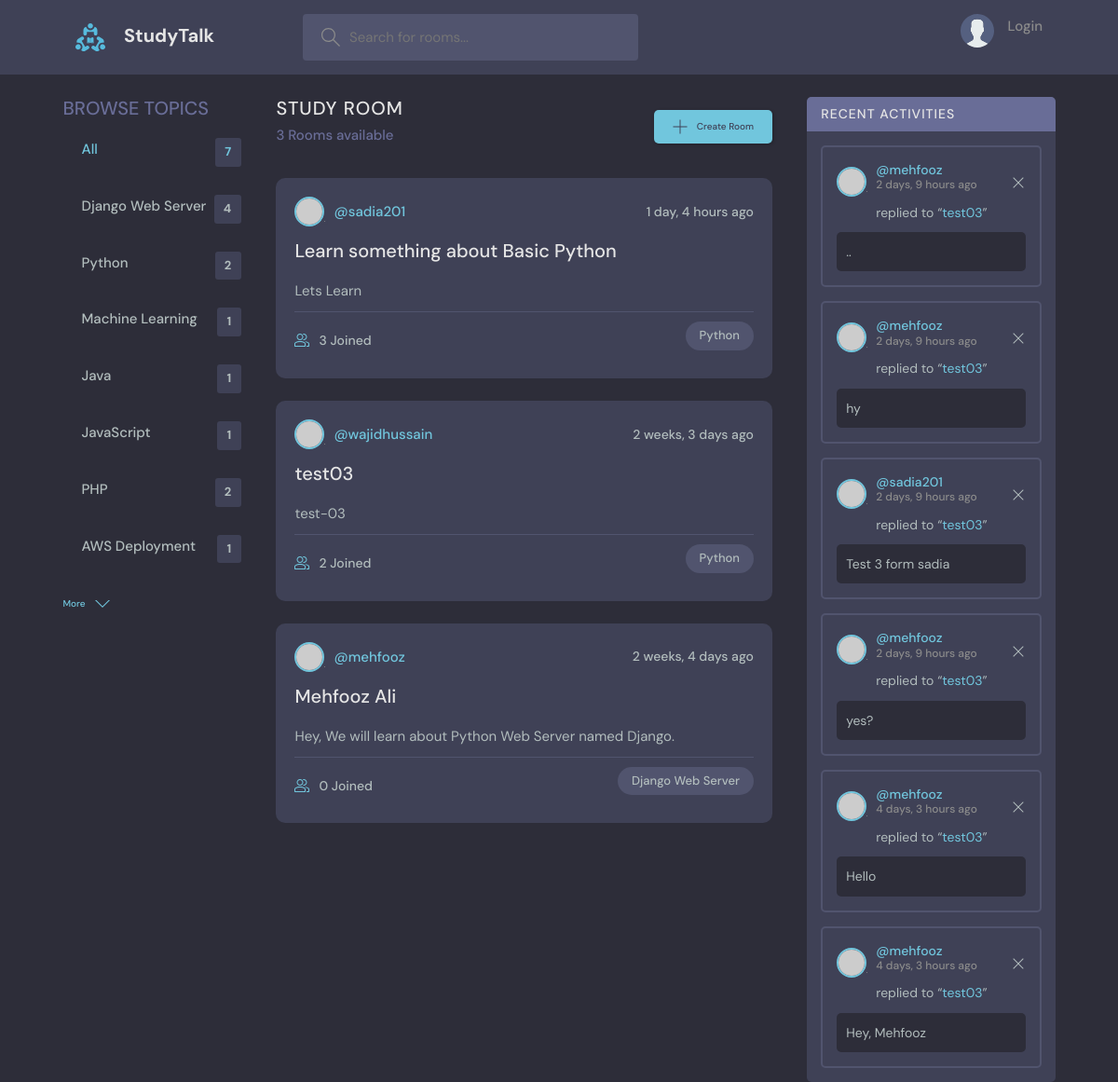
Page /?q=Python on the committed database.
### base/models.py (models this page shows, shortened)
class Topic(models.Model):
    name = models.CharField(max_length=200)

class Room(models.Model):
    host = models.ForeignKey(User, on_delete=models.SET_NULL, null=True)
    topic = models.ForeignKey(Topic, on_delete=models.SET_NULL, null=True)
    name = models.CharField(max_length=200)
    description = models.TextField(null=True, blank=True)
    participants = models.ManyToManyField(User, related_name='participants', blank=True)
    updated = models.DateTimeField(auto_now=True)
    created = models.DateTimeField(auto_now_add=True)
    class Meta:
        ordering = ['-updated', '-created']
    def __str__(self):
        return str(self.name)

class Message(models.Model):
    user = models.ForeignKey(User, on_delete=models.CASCADE)
    room = models.ForeignKey(Room, on_delete=models.CASCADE)
    body = models.TextField()
    updated = models.DateTimeField(auto_now=True)
    created = models.DateTimeField(auto_now_add=True)
    class Meta:
        ordering = ['-updated', '-created']

### base/views.py (the view)
# urls.py: path('', views.home, name='home'),
def home(request):
    q = request.GET.get('q') if request.GET.get('q') != None else 'S'
    rooms = Room.objects.filter(
        Q(topic__name__icontains=q) |
        Q(name__icontains=q) |
        Q(description__icontains=q)
        )
    topics = Topic.objects.all()
    room_count = rooms.count()
    room_messages = Message.objects.filter(Q(room__topic__name__icontains=q) )
    context = {'rooms':rooms,
               'topics':topics,
               'room_count':room_count,
               'room_messages':room_messages
               }
    return render(request, 'base/home.html', context)

### base/templates/base/home.html (shortened to what this page needs)
{% extends 'base/main.html' %}
{% block content %}
<main class="layout layout--3">
    <div class="container">
      {% include "base/topic_components.html" %}
      <div class="roomList">
        <div class="roomList__header">
          <div>
            <h2>Study Room</h2>
            <p>{{room_count}} Rooms available</p>
          </div>
          <a class="btn btn--main" href="{% url 'create-room' %}">
            <svg version="1.1" xmlns="http://www.w3.org/2000/svg" width="32" height="32" viewBox="0 0 32 32">
              <title>add</title>
              <path
                d="M16.943 0.943h-1.885v14.115h-14.115v1.885h14.115v14.115h1.885v-14.115h14.115v-1.885h-14.115v-14.115z"
              ></path>
            </svg>
            Create Room
          </a>
        </div>
        {% include "base/feed_components.html" %}
      </div>
      {% include "base/activity_components.html" %}
    </div>
  </main>
{% endblock content %}

### base/templates/base/topic_components.html
<div class="topics">
  <div class="topics__header">
    <h2>Browse Topics</h2>
  </div>
  <ul class="topics__list">
    <li>
      <a href="{% url 'home' %}" class="active">All <span>{{topics.count}}</span></a>
    </li>
    {% for topic in topics %}
      <li>
        <a href="{% url 'home' %}?q={{topic.name}}">{{topic.name}} <span>{{topic.room_set.all.count}}</span></a>
      </li>
    {% endfor %}
  </ul>
  <a class="btn btn--link" href="topics.html">
    More
    <svg version="1.1" xmlns="http://www.w3.org/2000/svg" width="32" height="32" viewBox="0 0 32 32">
      <title>chevron-down</title>
      <path d="M16 21l-13-13h-3l16 16 16-16h-3l-13 13z"></path>
    </svg>
  </a>
</div>

### base/templates/base/feed_components.html (shortened to what this page needs)
{% load static %}
{% for room in rooms %}
    <div class="roomListRoom">
        <div class="roomListRoom__header">
        <a href="{% url 'user-profile' room.host.id %}" class="roomListRoom__author">
            <div class="avatar avatar--small">
            <img src="https://randomuser.me/api/portraits/women/11.jpg" />
            </div>
            <span>@{{room.host.username}}</span>
        </a>
        <div class="roomListRoom__actions">
            <span>{{room.created|timesince}} ago</span>
        </div>
        </div>
        <div class="roomListRoom__content">
        <a href="{% url 'room' room.id %}">{{room.name}}</a>
        <p>
            {{room.description}}
        </p>
        </div>
        <div class="roomListRoom__meta">
        <a href="{% url 'room' room.id %}" class="roomListRoom__joined">
            {{room.participants.all.count}} Joined
        </a>
        <p class="roomListRoom__topic">{{room.topic.name}}</p>
        </div>
    </div>
{% endfor %}

### base/templates/base/activity_components.html (shortened to what this page needs)
{% load static %}
<div class="activities">
    <div class="activities__header">
      <h2>Recent Activities</h2>
    </div>
    {% for message in room_messages %}
        <div class="activities__box">
        <div class="activities__boxHeader roomListRoom__header">
            <a href="{% url 'user-profile' message.user.id %}" class="roomListRoom__author">
            <div class="avatar avatar--small">
                <img src="https://randomuser.me/api/portraits/women/11.jpg" />
            </div>
            <p>
                @{{message.user}}
                <span>{{message.created|timesince}} ago</span>
            </p>
            </a>
            <div class="roomListRoom__actions">
            <a href="{% url 'delete-message' message.id %}">
                <svg version="1.1" xmlns="http://www.w3.org/2000/svg" width="32" height="32" viewBox="0 0 32 32">
                <title>remove</title>
                <path
                    d="M27.314 6.019l-1.333-1.333-9.98 9.981-9.981-9.981-1.333 1.333 9.981 9.981-9.981 9.98 1.333 1.333 9.981-9.98 9.98 9.98 1.333-1.333-9.98-9.98 9.98-9.981z"
                ></path>
                </svg>
            </a>
            </div>
        </div>
        <div class="activities__boxContent">
            <p>replied to “<a href="{% url 'room' message.room.id %}">{{message.room}}</a>”</p>
            <div class="activities__boxRoomContent">
            {{message.body}}
            </div>
        </div>
        </div>
    {% endfor %}
  </div>

### rows in the picture
Topic: name "Django Web Server", room_set.all.count "4"
Topic: name "Python", room_set.all.count "2"
Topic: name "Machine Learning", room_set.all.count "1"
Topic: name "Java", room_set.all.count "1"
Topic: name "JavaScript", room_set.all.count "1"
Topic: name "PHP", room_set.all.count "2"
Topic: name "AWS Deployment", room_set.all.count "1"
Room: host.username "sadia201", created "1 day, 4 hours", name "Learn something about Basic Python", description "Lets Learn", participants.all.count "3", topic.name "Python"
Room: host.username "wajidhussain", created "2 weeks, 3 days", name "test03", description "test-03", participants.all.count "2", topic.name "Python"
Room: host.username "mehfooz", created "2 weeks, 4 days", name "Mehfooz Ali", description "Hey, We will learn about Python Web Server named Django.", participants.all.count "0", topic.name "Django Web Server"
Message: user "mehfooz", created "2 days, 9 hours", room "test03", body ".."
Message: user "mehfooz", created "2 days, 9 hours", room "test03", body "hy"
Message: user "sadia201", created "2 days, 9 hours", room "test03", body "Test 3 form sadia"
Message: user "mehfooz", created "2 days, 9 hours", room "test03", body "yes?"
Message: user "mehfooz", created "4 days, 3 hours", room "test03", body "Hello"
Message: user "mehfooz", created "4 days, 3 hours", room "test03", body "Hey, Mehfooz"

### other values in the picture
{{ topics.count }} "7"
{{ room_count }} "3"
